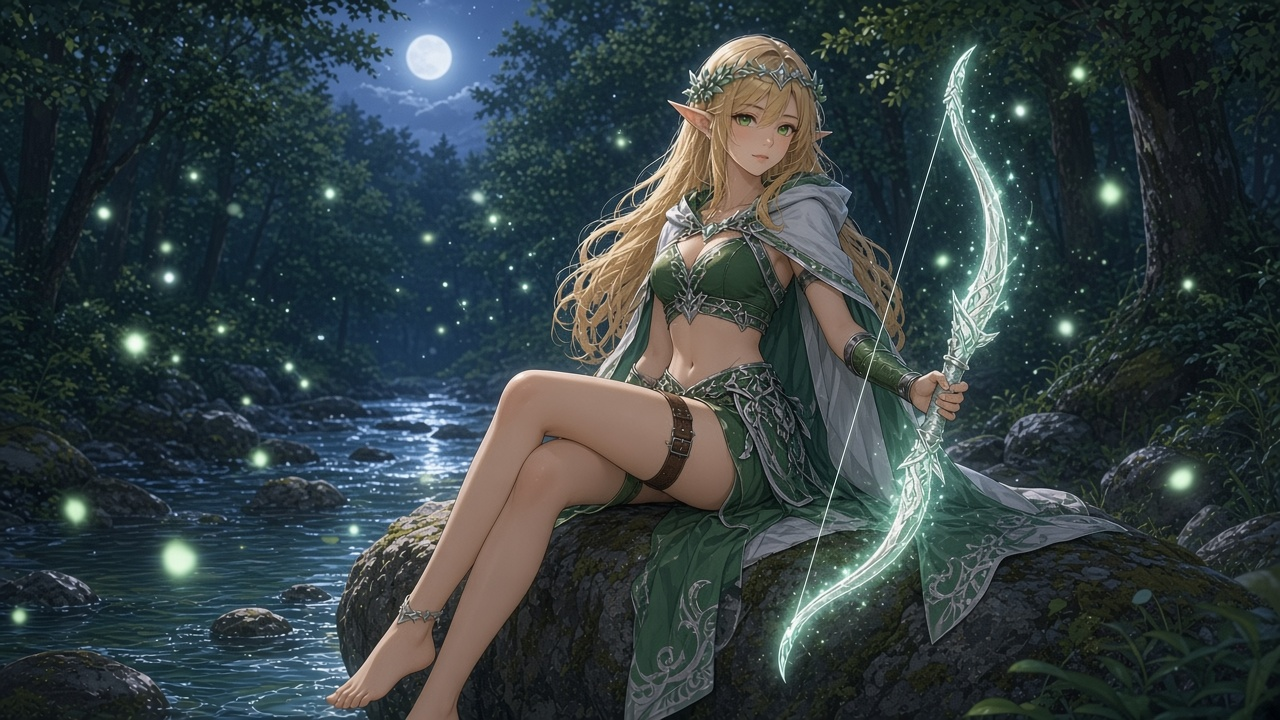
#> input picture tools/src_erin_evo_illust.jpg, 1280 x 720 px; its folder holds 3 pictures in this run
$ python make_evo_portraits.py
#> lines starting #> are read from the running program, lines starting #| are printed output that depends on the picture
"""進化插畫（含完整背景，不去背）→ 英雄選擇卡用的進化頭像 assets/{id}_evo_portrait.jpg（480×488，與一般頭像同規格）
與技能／進化演出用的面板圖 assets/{id}_evo_panel.jpg（整張 16:9 場景，縮成 960×540）。
執行：/workspace/.artenv/bin/python tools/make_evo_portraits.py"""
import os
from PIL import Image
ROOT = os.path.dirname(os.path.dirname(os.path.abspath(__file__)))
A = os.path.join(ROOT, 'assets')
CROP = {'erin': (723, 0), 'lena': (791, 20), 'vera': (679, 0)}   # 臉部中心 x、裁切上緣 y（原圖 1280×720）
for h, (cx, y0) in CROP.items():
    im = Image.open(os.path.join(ROOT, 'tools', f'src_{h}_evo_illust.jpg')).convert('RGB')   # 原始進化插畫（1280×720，含背景）
#> im is the input picture: PIL image 1280x720 RGB; mean R, G, B 52.6, 64.3, 66.8
    w, hh = 460, 468
    x0 = max(0, min(im.width - w, cx - w // 2))
#> x0 = 493
    im.crop((x0, y0, x0 + w, y0 + hh)).resize((480, 488), Image.LANCZOS).save(os.path.join(A, f'{h}_evo_portrait.jpg'), quality=88)
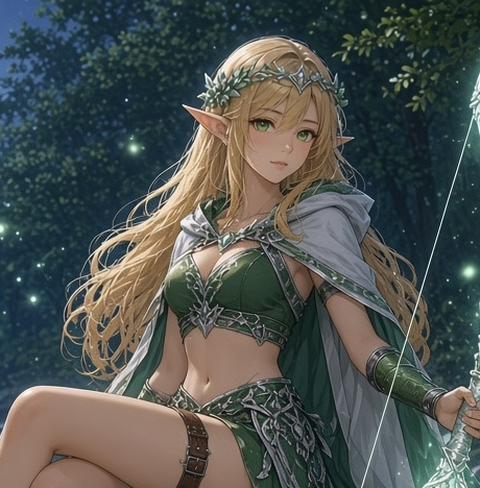
#> saved as erin_evo_portrait.jpg: PIL image 480x488 RGB; mean R, G, B 78.8, 83.6, 80.4
    im.resize((960, 540), Image.LANCZOS).save(os.path.join(A, f'{h}_evo_panel.jpg'), quality=86)
    print(h, x0)
#| erin 493
#> pass 2 of the loop `for h, (cx, y0) in CROP.items():`:
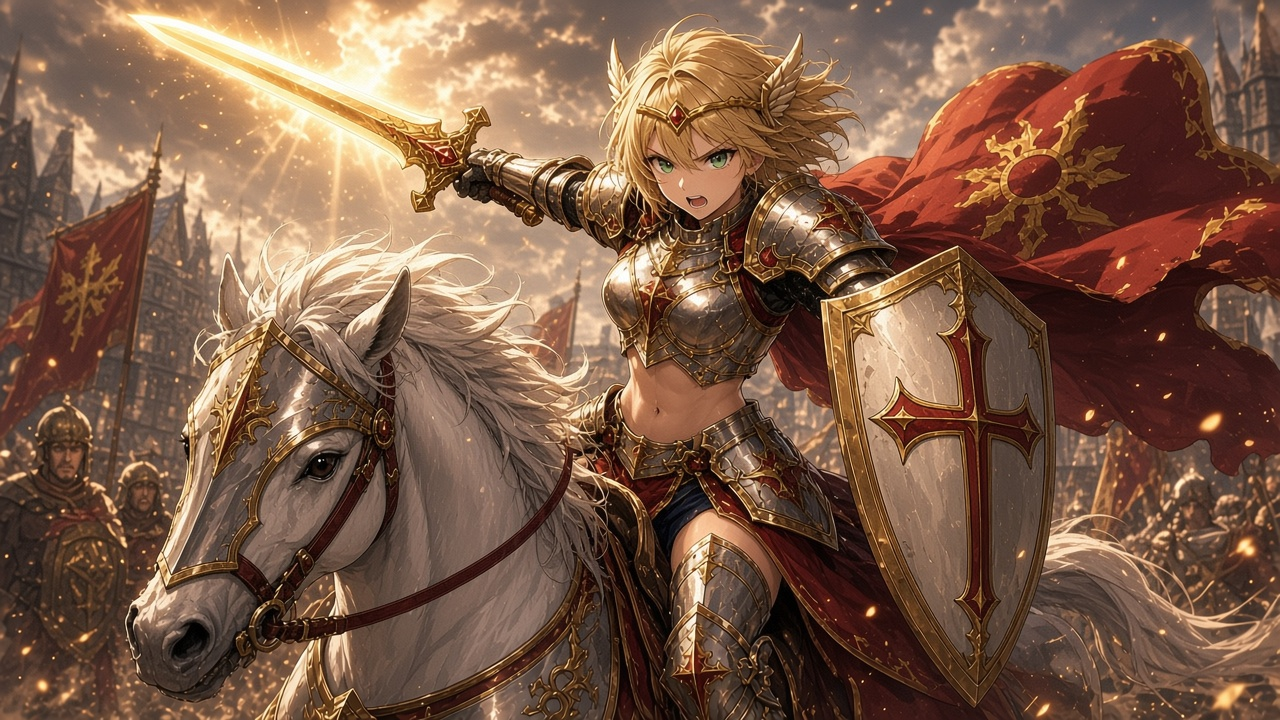
#> input picture tools/src_lena_evo_illust.jpg, 1280 x 720 px
#> im is the input picture: PIL image 1280x720 RGB; mean R, G, B 124.7, 91.4, 71
#> `im.crop((x0, y0, x0 + w, y0 + hh)).resize((480, 488), Image.LANCZOS).s..`:
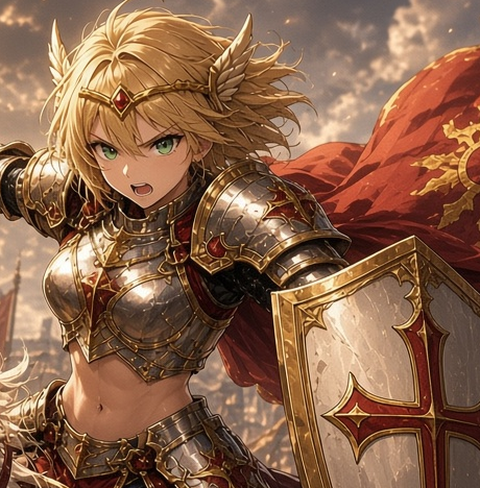
#> saved as lena_evo_portrait.jpg: PIL image 480x488 RGB; mean R, G, B 139, 99, 73.4
#| lena 561
#> pass 3 of the loop `for h, (cx, y0) in CROP.items():`:
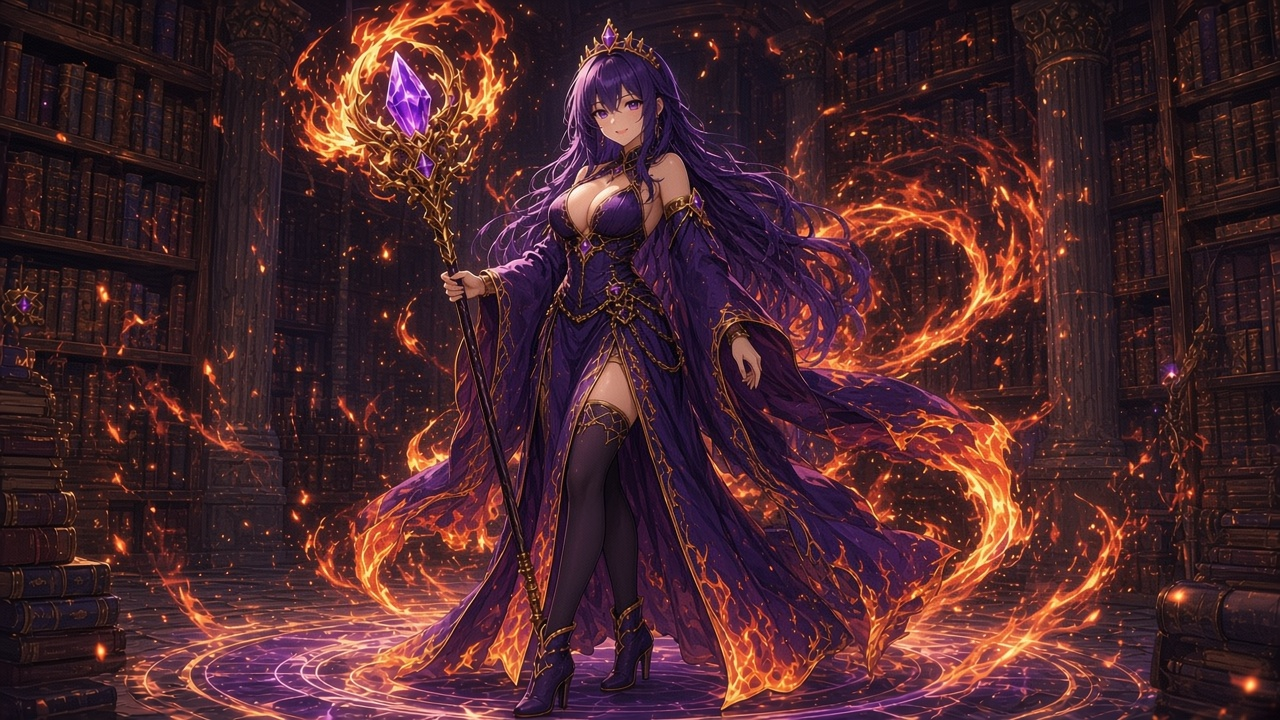
#> input picture tools/src_vera_evo_illust.jpg, 1280 x 720 px
#> im is the input picture: PIL image 1280x720 RGB; mean R, G, B 74, 38.3, 43.5
#> `im.crop((x0, y0, x0 + w, y0 + hh)).resize((480, 488), Image.LANCZOS).s..`:
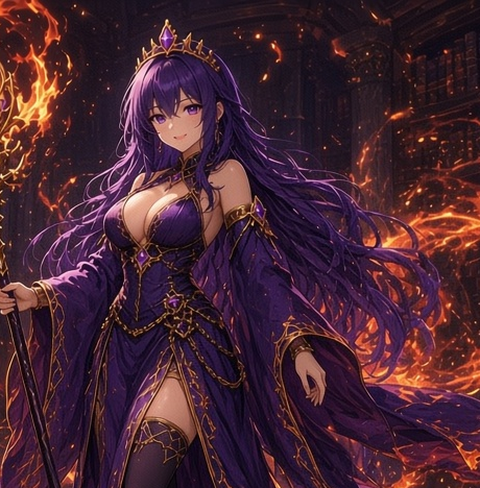
#> saved as vera_evo_portrait.jpg: PIL image 480x488 RGB; mean R, G, B 71.3, 37.5, 50.4
#| vera 449
